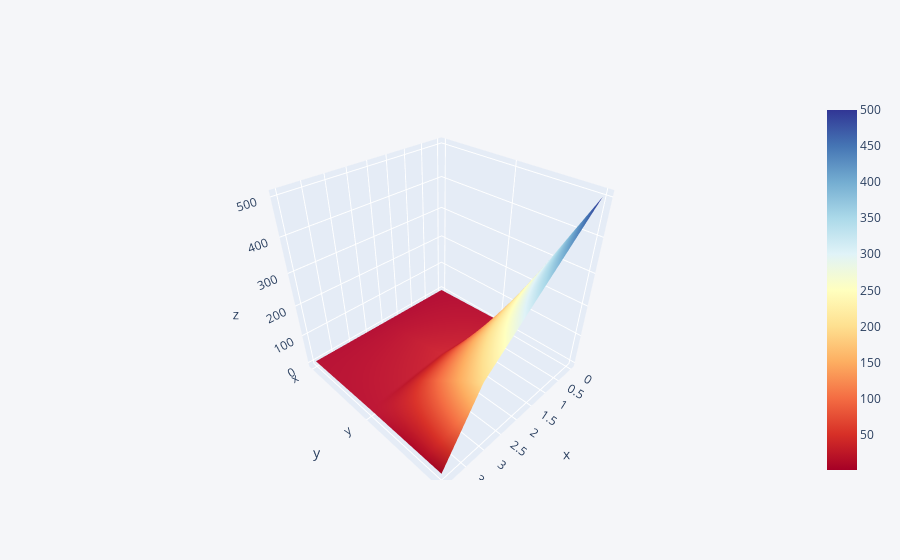

Here is the notebook cell this chart was saved with:
### Code cell
df3.iplot(kind='surface', colorscale='rdylbu')

### Figure 1 — Plotly figure (JSON) as saved in the notebook; plotly's stock layout.template omitted (floating-point values rounded to 4 significant figures)
{"data": [{"colorscale": [[0, "rgb(165,0,38)"], [0.1, "rgb(215,48,39)"], [0.2, "rgb(244,109,67)"], [0.3, "rgb(253,174,97)"], [0.4, "rgb(254,224,144)"], [0.5, "rgb(255,255,191)"], [0.6, "rgb(224,243,248)"], [0.7, "rgb(171,217,233)"], [0.8, "rgb(116,173,209)"], [0.9, "rgb(69,117,180)"], [1, "rgb(49,54,149)"]], "type": "surface", "x": [0, 1, 2, 3, 4], "y": ["x", "y", "z"], "z": [[1, 2, 3, 4, 5], [10, 20, 30, 20, 10], [500, 400, 300, 200, 10]]}], "layout": {"legend": {"bgcolor": "#F5F6F9", "font": {"color": "#4D5663"}}, "paper_bgcolor": "#F5F6F9", "plot_bgcolor": "#F5F6F9", "title": {"font": {"color": "#4D5663"}}, "xaxis": {"gridcolor": "#E1E5ED", "showgrid": true, "tickfont": {"color": "#4D5663"}, "title": {"font": {"color": "#4D5663"}, "text": ""}, "zerolinecolor": "#E1E5ED"}, "yaxis": {"gridcolor": "#E1E5ED", "showgrid": true, "tickfont": {"color": "#4D5663"}, "title": {"font": {"color": "#4D5663"}, "text": ""}, "zerolinecolor": "#E1E5ED"}}}
